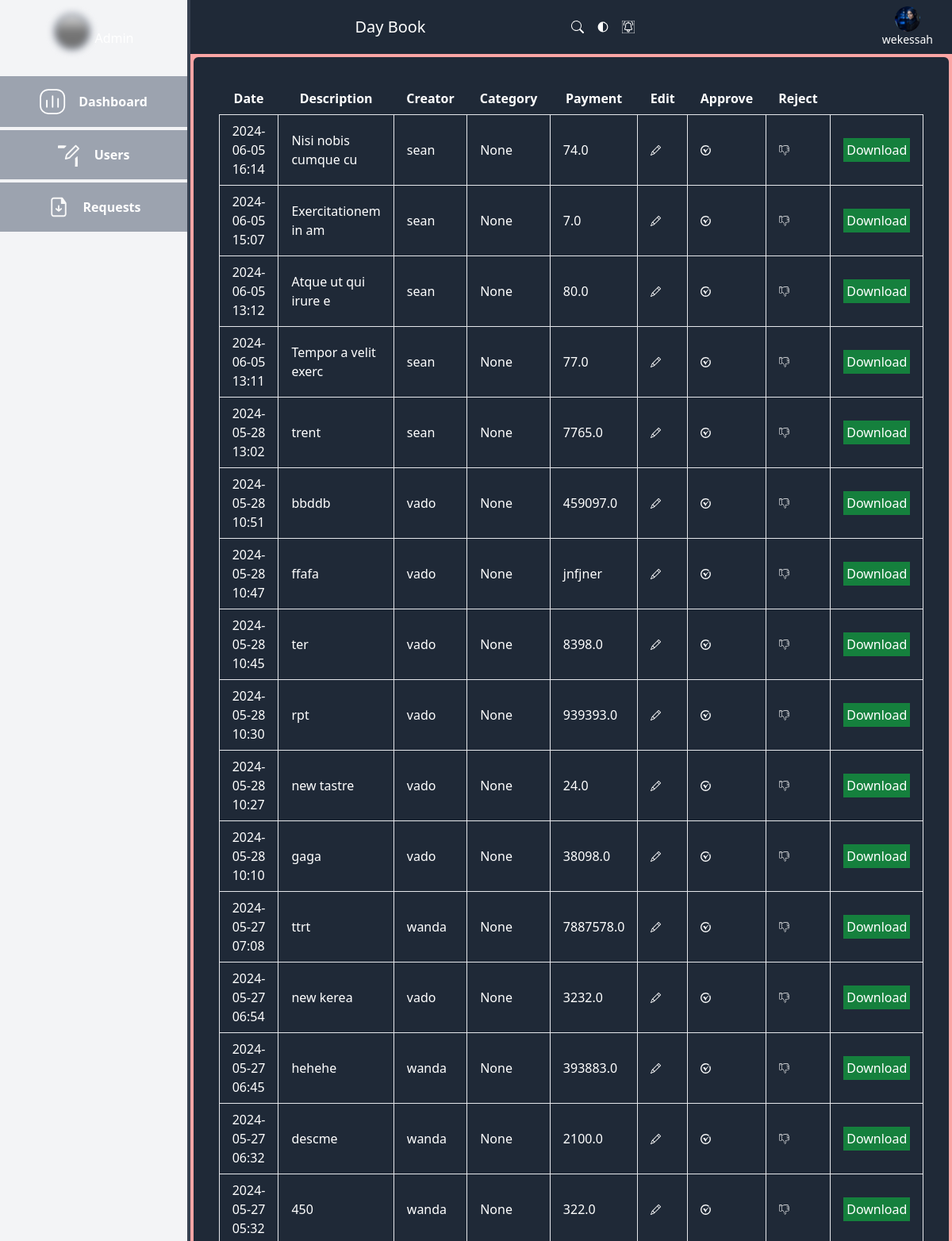
Before: /dash/admin (signed in, upper part) with the older database file.
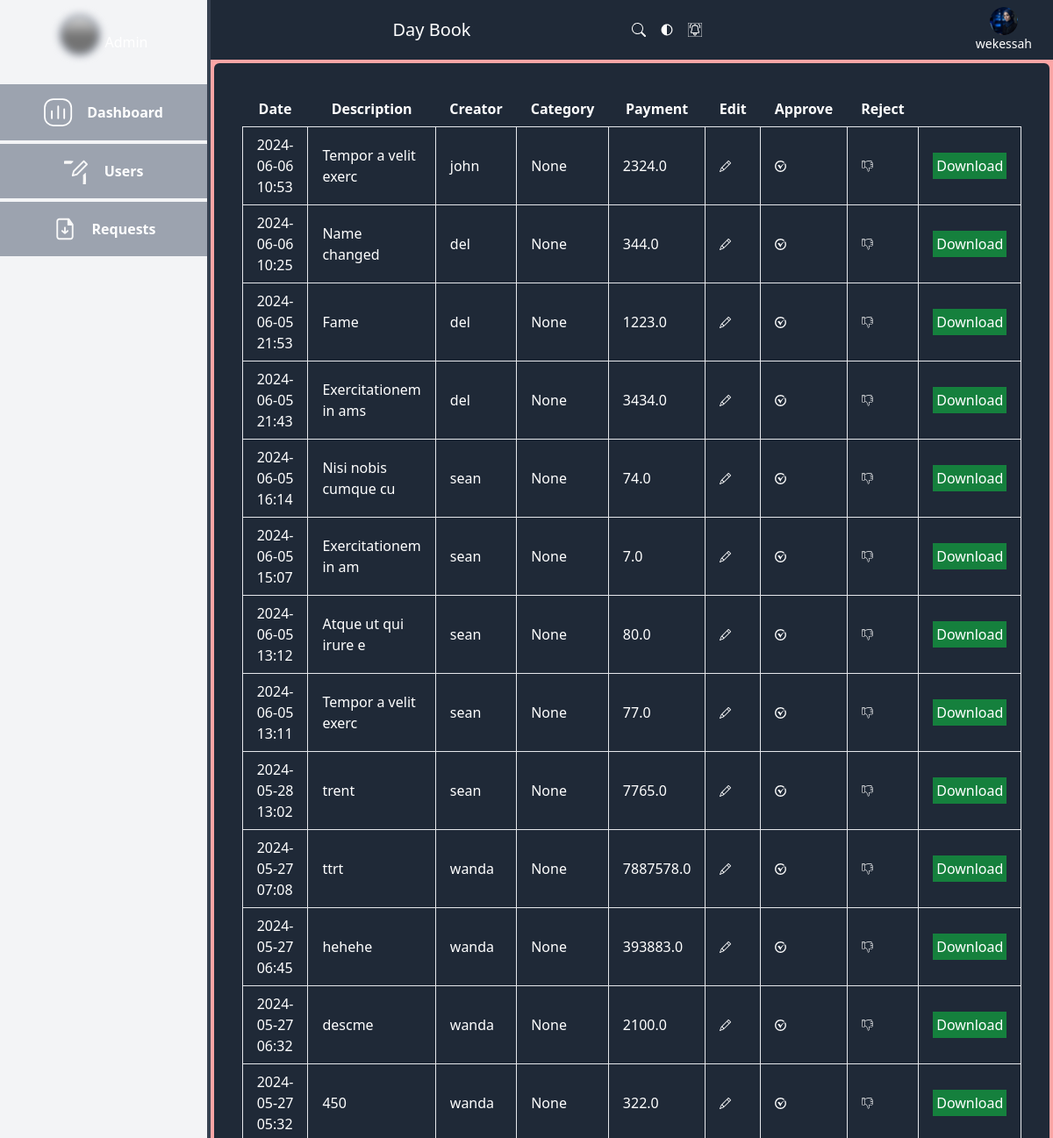
After: the same page with the newer database file.
### dashboard/models.py (models this page shows, shortened)
class Reports(TrackingModel):
    date = models.DateTimeField(auto_now_add=True, null=True)
    description = models.CharField(max_length=200, null=True)
    owner = models.ForeignKey(to=User, on_delete=models.CASCADE)
    category = models.ManyToManyField(MainCategory)
    receipts = models.FloatField(max_length=200, null=True)
    payments = models.FloatField(max_length=200, null=True)
    for_edit = models.BooleanField(default=False)
    created_at = models.DateTimeField(auto_now_add=True)
    is_approved = models.BooleanField(default=False)  # New field
    approved_by = models.ForeignKey(settings.AUTH_USER_MODEL, on_delete=models.CASCADE, related_name='approved_by', null=True)
    modification_approved = models.BooleanField(default=False)
    modification_approved_by = models.ForeignKey(settings.AUTH_USER_MODEL, on_delete=models.SET_NULL, related_name='modifications_approved_by', null=True, blank=True)

### authentication/models.py (models this page shows, shortened)
class User(AbstractUser):
    USER_TYPE_CHOICES = (
        ('admin', 'Admin'),
        ('accountant', 'Accountant'),
        ('manager', 'Manager'),
    )
    user_type = models.CharField(max_length=20, choices=USER_TYPE_CHOICES, default='manager')

### helpers/decorators.py (the view)
        def wrapper_func(request, *args, **kwargs):
            if request.user.is_authenticated:
                if request.user.user_type not in allowed_roles:
                    return redirect('home')
            else:
                return redirect('login')  # Redirect to login page if user is not authenticated
            return view_func(request, *args, **kwargs)

### dashboard/views.py (called while the page is built)
@login_required
def get_showing_reports(request, report):
    if request.GET and request.GET.get("filter"):
        if request.GET.get("filter") == "edit":
            return report.filter(for_edit=True)
        if request.GET.get("filter") == "noedit":
            return report.filter(for_edit=False)
    return report

@allowed_users(allowed_roles=["admin"])
@login_required
def admin(request):
    report = Reports.objects.all()
    active_count = report.filter(for_edit=True).count()
    inactive_count = report.filter(for_edit=False).count()
    total_count = report.count()
    context = {
        "report": get_showing_reports(request, report),
        "edit_count": active_count,
        "noedit_count": inactive_count,
        "total_count": total_count,
    }
    return render(request, "dashboard/admin.html", context)

### templates/dashboard/admin.html (shortened to what the changed rows need)
{% extends 'base/admin_main.html' %}
{% load static %}
{% block content %}
<div class="w-full flex bg-red-300 dark:bg-gray-400 h-screentext-white font-outfit">
  <div class="w-4/5 flex flex-col justify-between h-screen overflow-scroll">
    <div class="bg-gray-800 m-1 py-8 px-12 text-white flex flex-col justify-center items-center rounded-md overflow-y-auto">
      <div class="overflow-y-auto">
        {% if report %}
        <table class="table-auto">
          <thead>
            <tr>
              <th class="px-4 py-2">Date</th>
              <th class="px-4 py-2">Description</th>
              <th class="px-4 py-2">Creator</th>
              <th class="px-4 py-2">Category</th>
              <th class="px-4 py-2">Payment</th>
              <th class="px-4 py-2">Edit</th>
              <th class="px-4 py-2">Approve</th>
              <th class="px-4 py-2">Reject</th>
              <th class="px-4 py-2"></th>
            </tr>
          </thead>
          <tbody>
            {% for rpt in report %}
            <tr>
              <td class="border px-4 py-2">{{rpt.created_at|date:"Y-m-d H:i"}}</td>
              <td class="border px-4 py-2">{{rpt.description}}</td>
              <td class="border px-4 py-2"> {{rpt.owner.username}}</td>
              <td class="border px-4 py-2">{{rpt.category.name }}</td>
              <td class="border px-4 py-2">{{rpt.payments}}</td>
              <td class="border px-4 py-2">
                <a href="{% url 'report-edit' rpt.pk %}">
                </a>
              </td>
              <td class="border px-4 py-2">
                <a href="{% url 'approve_report' rpt.pk %}">
                </a>
              </td>
              <td class="border px-4 py-2">
                <a href="{% url 'collect_feedback' rpt.pk %}">
                </a>
              </td>
              <td class="border px-4 py-2">
                <a href="{% url 'export_report' rpt.pk %}" class="p-1 bg-green-700 cursor-pointer">Download</a>
              </td>
            </tr>
            {% endfor %}
          </tbody>
        </table>
      </div>
      {% endif %}
    </div>
  </div>
</div>
{% endblock %}

Changed rows visible on the page:
removed Reports: created_at "2024-05-28 10:51", description "bbddb", owner.username "vado", category.name "None", payments "459097.0"
removed Reports: created_at "2024-05-28 10:47", description "ffafa", owner.username "vado", category.name "None", payments "jnfjner"
removed Reports: created_at "2024-05-28 10:45", description "ter", owner.username "vado", category.name "None", payments "8398.0"
removed Reports: created_at "2024-05-28 10:30", description "rpt", owner.username "vado", category.name "None", payments "939393.0"
removed Reports: created_at "2024-05-28 10:27", description "new tastre", owner.username "vado", category.name "None", payments "24.0"
removed Reports: created_at "2024-05-28 10:10", description "gaga", owner.username "vado", category.name "None", payments "38098.0"
removed Reports: created_at "2024-05-27 06:54", description "new kerea", owner.username "vado", category.name "None", payments "3232.0"
added Reports: created_at "2024-06-06 10:53", description "Tempor a velit exerc", owner.username "john", category.name "None", payments "2324.0"
added Reports: created_at "2024-06-06 10:25", description "Name changed", owner.username "del", category.name "None", payments "344.0"
added Reports: created_at "2024-06-05 21:53", description "Fame", owner.username "del", category.name "None", payments "1223.0"
added Reports: created_at "2024-06-05 21:43", description "Exercitationem in ams", owner.username "del", category.name "None", payments "3434.0"
